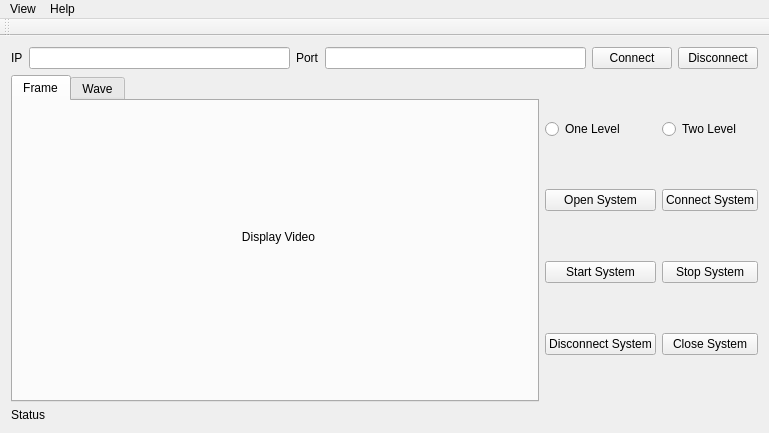
<?xml version="1.0" encoding="UTF-8"?>
<ui version="4.0">
 <class>MainWindow</class>
 <widget class="QMainWindow" name="MainWindow">
  <property name="geometry">
   <rect>
    <x>0</x>
    <y>0</y>
    <width>769</width>
    <height>433</height>
   </rect>
  </property>
  <property name="windowTitle">
   <string>MainWindow</string>
  </property>
  <widget class="QWidget" name="centralWidget">
   <layout class="QHBoxLayout" name="horizontalLayout_2">
    <item>
     <layout class="QGridLayout" name="gridLayout_2">
      <item row="0" column="0" colspan="2">
       <layout class="QHBoxLayout" name="horizontalLayout">
        <item>
         <widget class="QLabel" name="ipLabel">
          <property name="text">
           <string>IP</string>
          </property>
         </widget>
        </item>
        <item>
         <widget class="QLineEdit" name="ipLineEdit"/>
        </item>
        <item>
         <widget class="QLabel" name="portLabel">
          <property name="text">
           <string>Port</string>
          </property>
         </widget>
        </item>
        <item>
         <widget class="QLineEdit" name="portLineEdit"/>
        </item>
        <item>
         <widget class="QPushButton" name="connectBtn">
          <property name="text">
           <string>Connect</string>
          </property>
         </widget>
        </item>
        <item>
         <widget class="QPushButton" name="disconnectBtn">
          <property name="text">
           <string>Disconnect</string>
          </property>
         </widget>
        </item>
       </layout>
      </item>
      <item row="1" column="0">
       <widget class="QTabWidget" name="tabWidget">
        <property name="currentIndex">
         <number>0</number>
        </property>
        <widget class="QWidget" name="frameTab">
         <attribute name="title">
          <string>Frame</string>
         </attribute>
         <widget class="QLabel" name="frameLabel">
          <property name="geometry">
           <rect>
            <x>90</x>
            <y>40</y>
            <width>351</width>
            <height>191</height>
           </rect>
          </property>
          <property name="sizePolicy">
           <sizepolicy hsizetype="Expanding" vsizetype="Expanding">
            <horstretch>0</horstretch>
            <verstretch>0</verstretch>
           </sizepolicy>
          </property>
          <property name="text">
           <string>Display Video</string>
          </property>
          <property name="alignment">
           <set>Qt::AlignCenter</set>
          </property>
         </widget>
        </widget>
        <widget class="QWidget" name="waveTab">
         <attribute name="title">
          <string>Wave</string>
         </attribute>
         <widget class="QLabel" name="waveLabel">
          <property name="geometry">
           <rect>
            <x>160</x>
            <y>60</y>
            <width>171</width>
            <height>141</height>
           </rect>
          </property>
          <property name="sizePolicy">
           <sizepolicy hsizetype="Expanding" vsizetype="Expanding">
            <horstretch>0</horstretch>
            <verstretch>0</verstretch>
           </sizepolicy>
          </property>
          <property name="text">
           <string>Display Wave</string>
          </property>
          <property name="alignment">
           <set>Qt::AlignCenter</set>
          </property>
         </widget>
        </widget>
       </widget>
      </item>
      <item row="1" column="1">
       <layout class="QGridLayout" name="gridLayout">
        <item row="3" column="1">
         <widget class="QPushButton" name="closeSystemBtn">
          <property name="text">
           <string>Close System</string>
          </property>
         </widget>
        </item>
        <item row="2" column="0">
         <widget class="QPushButton" name="startSystemBtn">
          <property name="text">
           <string>Start System</string>
          </property>
         </widget>
        </item>
        <item row="3" column="0">
         <widget class="QPushButton" name="disconnectSystemBtn">
          <property name="text">
           <string>Disconnect System</string>
          </property>
         </widget>
        </item>
        <item row="1" column="1">
         <widget class="QPushButton" name="connectSystemBtn">
          <property name="text">
           <string>Connect System</string>
          </property>
         </widget>
        </item>
        <item row="2" column="1">
         <widget class="QPushButton" name="stopSystemBtn">
          <property name="text">
           <string>Stop System</string>
          </property>
         </widget>
        </item>
        <item row="0" column="1">
         <widget class="QRadioButton" name="twoLevelBtn">
          <property name="text">
           <string>Two Level</string>
          </property>
         </widget>
        </item>
        <item row="1" column="0">
         <widget class="QPushButton" name="openSystemBtn">
          <property name="text">
           <string>Open System</string>
          </property>
         </widget>
        </item>
        <item row="0" column="0">
         <widget class="QRadioButton" name="oneLevelBtn">
          <property name="text">
           <string>One Level</string>
          </property>
         </widget>
        </item>
       </layout>
      </item>
      <item row="2" column="0">
       <widget class="QLabel" name="statusLabel">
        <property name="text">
         <string>Status</string>
        </property>
       </widget>
      </item>
     </layout>
    </item>
   </layout>
  </widget>
  <widget class="QMenuBar" name="menuBar">
   <property name="geometry">
    <rect>
     <x>0</x>
     <y>0</y>
     <width>769</width>
     <height>23</height>
    </rect>
   </property>
   <widget class="QMenu" name="menuView">
    <property name="title">
     <string>View</string>
    </property>
    <addaction name="actionFull_Screen"/>
   </widget>
   <widget class="QMenu" name="menuHelp">
    <property name="title">
     <string>Help</string>
    </property>
    <addaction name="actionAbout"/>
   </widget>
   <addaction name="menuView"/>
   <addaction name="menuHelp"/>
  </widget>
  <widget class="QToolBar" name="mainToolBar">
   <attribute name="toolBarArea">
    <enum>TopToolBarArea</enum>
   </attribute>
   <attribute name="toolBarBreak">
    <bool>false</bool>
   </attribute>
  </widget>
  <action name="actionFull_Screen">
   <property name="text">
    <string>Full Screen</string>
   </property>
  </action>
  <action name="actionAbout">
   <property name="text">
    <string>About</string>
   </property>
  </action>
 </widget>
 <layoutdefault spacing="6" margin="11"/>
 <resources/>
 <connections/>
</ui>
